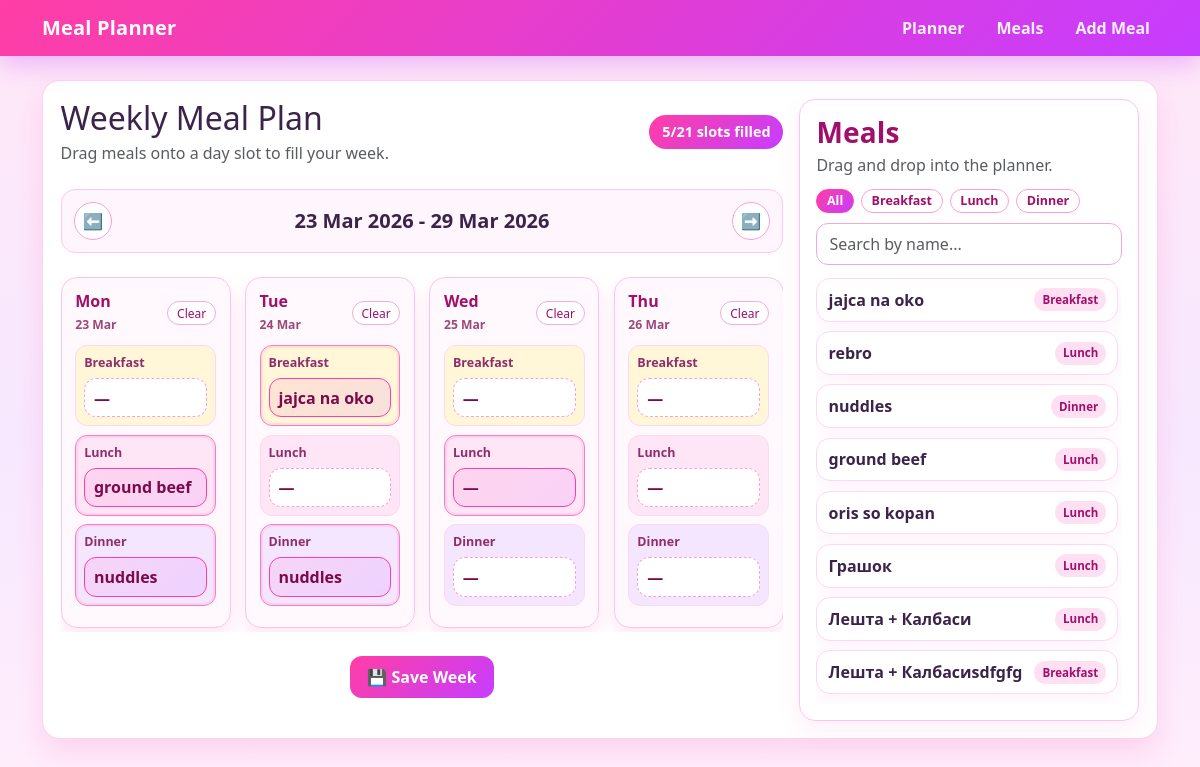
Page /planner?week=2026-03-23 on the earlier database version.
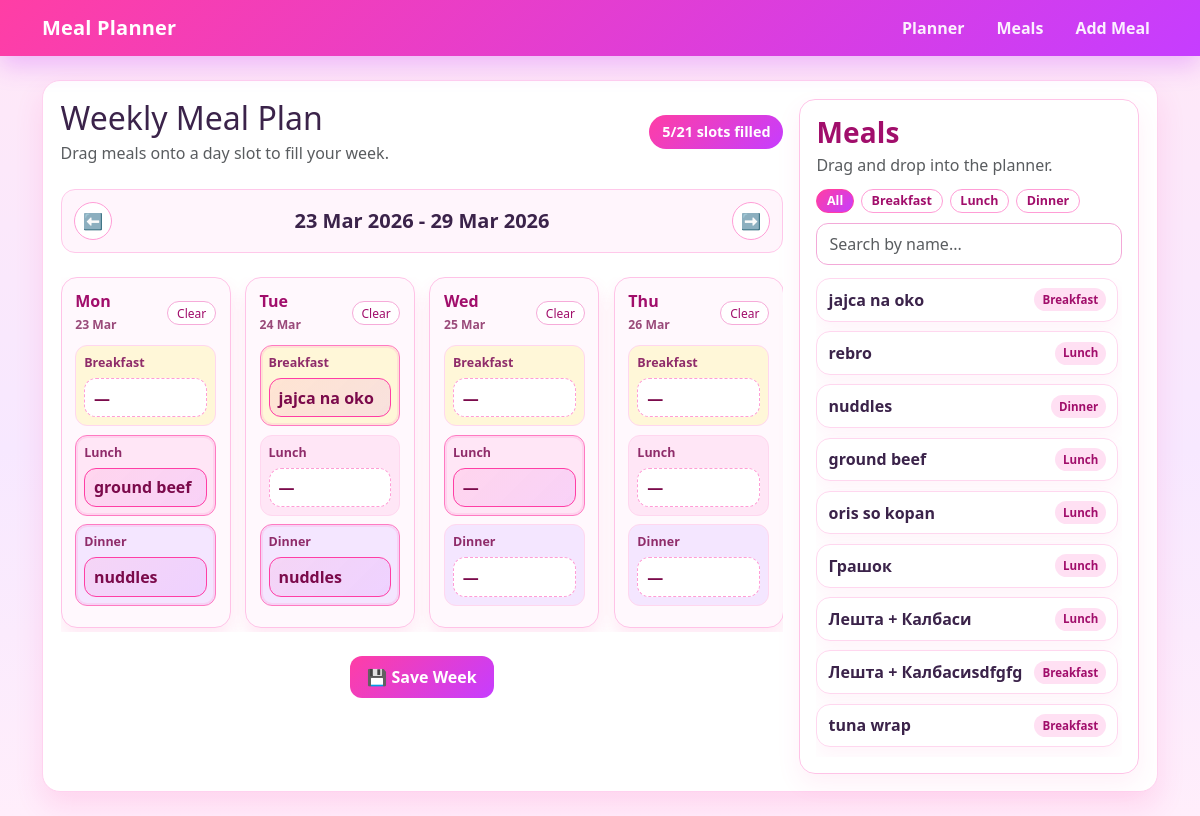
Same page on the later database version.
### models.py (models this page shows)
class Meal(db.Model):
    id = db.Column(db.Integer, primary_key=True)
    name = db.Column(db.String(100))
    category = db.Column(db.String(20))  # breakfast/lunch/dinner

### app.py (the view, shortened to what this page needs)
@app.route('/planner', methods=['GET', 'POST'])
def planner():
    week_param = request.args.get('week')
    if week_param:
        monday = date.fromisoformat(week_param)
    else:
        monday = get_monday()
    week = WeekPlan.query.filter_by(start_date=monday).first()
    if not week:
        week = WeekPlan(start_date=monday)
        db.session.add(week)
        db.session.commit()
    meals = Meal.query.all()
    plan_meals = PlanMeal.query.filter_by(week_id=week.id).all()
    plan_dict = {(pm.day_of_week, pm.meal_type): pm.meal_id for pm in plan_meals}
    week_days = []
    for day in range(7):
        current_date = monday + timedelta(days=day)
        week_days.append({
            "index": day,
            "short_name": current_date.strftime("%a"),
            "display_date": current_date.strftime("%d %b"),
            "iso_date": current_date.isoformat()
        })
    prev_week = monday - timedelta(days=7)
    next_week = monday + timedelta(days=7)
    return render_template(
        'planner.html',
        meals=meals,
        plan=plan_dict,
        monday=monday,
        week_end=monday + timedelta(days=6),
        week_days=week_days,
        today_iso=date.today().isoformat(),
        prev_week=prev_week,
        next_week=next_week,
        timedelta=timedelta
    )

### templates/planner.html (shortened to what the changed rows need)
{% extends 'base.html' %}
{% block content %}
{% set meal_types = ['breakfast', 'lunch', 'dinner'] %}
<div class="cute-card planner-panel planner-layout">
    <div class="planner-main">
        <div class="planner-header mb-4">
            <div>
                <h2 class="mb-1">Weekly Meal Plan</h2>
            </div>
        </div>
        <form method="POST" id="planner-form">
            <div class="planner-grid">
                {% for day_info in week_days %}
                <section class="day-card {% if day_info.iso_date == today_iso %}today-card{% endif %}" data-day-index="{{ day_info.index }}">
                    <div class="day-card-head">
                        <div>
                            <h6 class="mb-0">{{ day_info.short_name }}</h6>
                            <small class="day-date">{{ day_info.display_date }}</small>
                        </div>
                        <button type="button" class="btn btn-sm day-clear-btn">Clear</button>
                    </div>
                    <div class="meal-slot breakfast-slot drop-slot"
                         data-meal-type="breakfast"
                         data-day-index="{{ day_info.index }}">
                        <label>Breakfast</label>
                        <div class="slot-display" aria-live="polite">—</div>
                    </div>
                    <div class="meal-slot lunch-slot drop-slot"
                         data-meal-type="lunch"
                         data-day-index="{{ day_info.index }}">
                        <label>Lunch</label>
                        <div class="slot-display" aria-live="polite">—</div>
                    </div>
                    <div class="meal-slot dinner-slot drop-slot"
                         data-meal-type="dinner"
                         data-day-index="{{ day_info.index }}">
                        <label>Dinner</label>
                        <div class="slot-display" aria-live="polite">—</div>
                    </div>
                </section>
                {% endfor %}
            </div>
        </form>
    </div>
    <aside class="meal-library" aria-label="Meal library">
        <div class="meal-library-list" id="meal-library-list">
            {% for meal in meals %}
            <div class="meal-draggable"
                 draggable="true"
                 data-meal-id="{{ meal.id }}"
                 data-category="{{ meal.category }}">
                <span class="meal-draggable-title">{{ meal.name }}</span>
                <span class="meal-draggable-cat">{{ meal.category|capitalize }}</span>
            </div>
            {% endfor %}
        </div>
    </aside>
</div>
{% endblock %}

Differences in the rows shown:
added Meal: name "tuna wrap", category "Breakfast"
